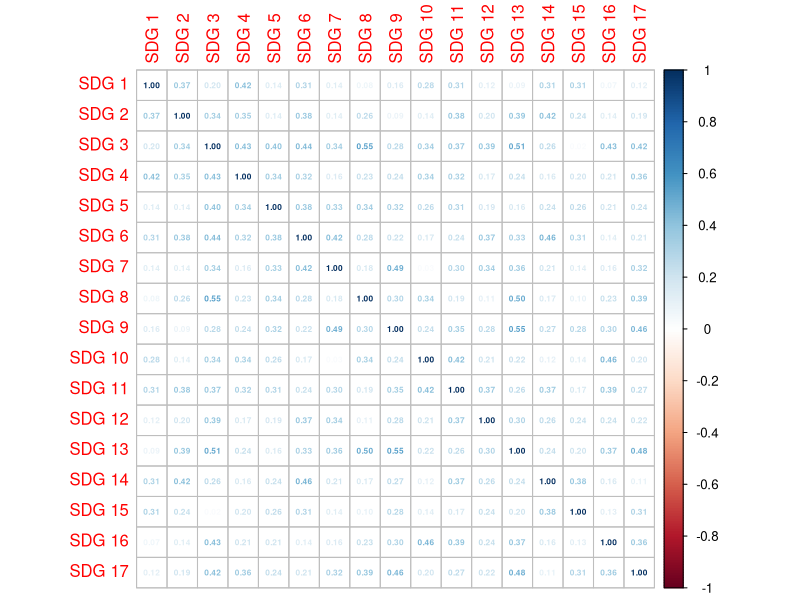

Here is the R script that generated this plot: (Note: this script raises an error after producing the figure.)
## ---- chunk 1
library(readxl)
Company <- read_excel("Company.xls")
View(Company)
## ---- chunk 2

library(corrplot)
library(tidyverse)
library(readr)
library(ggpubr)
library(data.table)

data <- Company %>%
  group_by(SDG.1, SDG.2, SDG.3, SDG.4, SDG.5, SDG.6, SDG.7, SDG.8,SDG.9,SDG.10,
           SDG.11,SDG.12,SDG.13,SDG.14,SDG.15,SDG.16,SDG.17) %>% 
  summarise()

# data <- data %>% 
#   mutate(SDG.1 = factor(SDG.1, levels = c("1", "0"))) %>% 
#   mutate(SDG.2 = factor(SDG.2, levels = c("1", "0"))) %>% 
#   mutate(SDG.3 = factor(SDG.3, levels = c("1", "0"))) %>% 
#   mutate(SDG.4 = factor(SDG.4, levels = c("1", "0"))) %>% 
#   mutate(SDG.5 = factor(SDG.5, levels = c("1", "0"))) %>% 
#   mutate(SDG.6 = factor(SDG.6, levels = c("1", "0"))) %>% 
#   mutate(SDG.7 = factor(SDG.7, levels = c("1", "0"))) %>% 
#   mutate(SDG.8 = factor(SDG.8, levels = c("1", "0"))) %>% 
#   mutate(SDG.9 = factor(SDG.9, levels = c("1", "0"))) %>% 
#   mutate(SDG.10 = factor(SDG.10, levels = c("1", "0"))) %>% 
#   mutate(SDG.11 = factor(SDG.11, levels = c("1", "0"))) %>% 
#   mutate(SDG.12 = factor(SDG.12, levels = c("1", "0"))) %>% 
#   mutate(SDG.13 = factor(SDG.13, levels = c("1", "0"))) %>% 
#   mutate(SDG.14 = factor(SDG.14, levels = c("1", "0"))) %>% 
#   mutate(SDG.15 = factor(SDG.15, levels = c("1", "0"))) %>% 
#   mutate(SDG.16 = factor(SDG.16, levels = c("1", "0"))) %>% 
#   mutate(SDG.17 = factor(SDG.17, levels = c("1", "0")))



## ---- chunk 3
#Rename Columns in preparation for figure
data <- data %>% 
  setnames("SDG.1", "SDG 1") %>% 
  setnames("SDG.2", "SDG 2") %>% 
  setnames("SDG.3", "SDG 3") %>% 
  setnames("SDG.4", "SDG 4") %>% 
  setnames("SDG.5", "SDG 5") %>% 
  setnames("SDG.6", "SDG 6") %>% 
  setnames("SDG.7", "SDG 7") %>% 
  setnames("SDG.8", "SDG 8") %>% 
  setnames("SDG.9", "SDG 9") %>% 
  setnames("SDG.10", "SDG 10") %>% 
  setnames("SDG.11", "SDG 11") %>% 
  setnames("SDG.12", "SDG 12") %>% 
  setnames("SDG.13", "SDG 13") %>% 
  setnames("SDG.14", "SDG 14") %>% 
  setnames("SDG.15", "SDG 15") %>% 
  setnames("SDG.16", "SDG 16") %>% 
  setnames("SDG.17", "SDG 17")


## ---- chunk 4
M = cor(data)
corrplot(M, method = 'number', number.cex=0.5, tl.cex=1)
## ---- chunk 5
corrplot(cor.table,
         number.cex=0.75,
         tl.cex=1)
         # main="SDG Correlation Analysis: Companies",
         # cex.main=1.4)
## ---- chunk 6
corrplot.mixed(M, order = 'AOE', number.cex=0.5, tl.cex=0.3)
